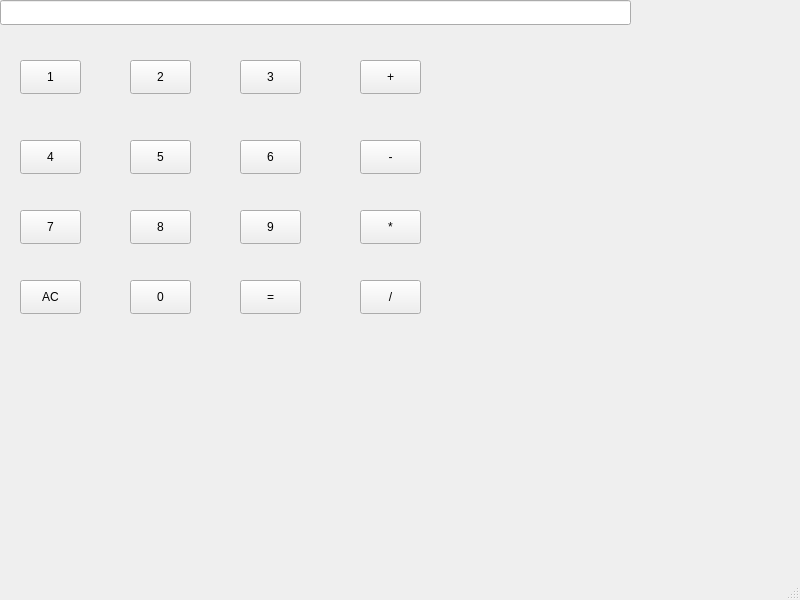
<?xml version="1.0" encoding="UTF-8"?>
<ui version="4.0">
 <class>Calc</class>
 <widget class="QMainWindow" name="Calc">
  <property name="geometry">
   <rect>
    <x>0</x>
    <y>0</y>
    <width>800</width>
    <height>600</height>
   </rect>
  </property>
  <property name="windowTitle">
   <string>Calc</string>
  </property>
  <widget class="QWidget" name="centralwidget">
   <widget class="QLineEdit" name="lineEdit">
    <property name="geometry">
     <rect>
      <x>0</x>
      <y>0</y>
      <width>631</width>
      <height>25</height>
     </rect>
    </property>
   </widget>
   <widget class="QPushButton" name="number1">
    <property name="geometry">
     <rect>
      <x>20</x>
      <y>60</y>
      <width>61</width>
      <height>34</height>
     </rect>
    </property>
    <property name="text">
     <string>1</string>
    </property>
   </widget>
   <widget class="QPushButton" name="number2">
    <property name="geometry">
     <rect>
      <x>130</x>
      <y>60</y>
      <width>61</width>
      <height>34</height>
     </rect>
    </property>
    <property name="text">
     <string>2</string>
    </property>
   </widget>
   <widget class="QPushButton" name="number3">
    <property name="geometry">
     <rect>
      <x>240</x>
      <y>60</y>
      <width>61</width>
      <height>34</height>
     </rect>
    </property>
    <property name="text">
     <string>3</string>
    </property>
   </widget>
   <widget class="QPushButton" name="plus">
    <property name="geometry">
     <rect>
      <x>360</x>
      <y>60</y>
      <width>61</width>
      <height>34</height>
     </rect>
    </property>
    <property name="text">
     <string>+</string>
    </property>
   </widget>
   <widget class="QPushButton" name="number4">
    <property name="geometry">
     <rect>
      <x>20</x>
      <y>140</y>
      <width>61</width>
      <height>34</height>
     </rect>
    </property>
    <property name="text">
     <string>4</string>
    </property>
   </widget>
   <widget class="QPushButton" name="number5">
    <property name="geometry">
     <rect>
      <x>130</x>
      <y>140</y>
      <width>61</width>
      <height>34</height>
     </rect>
    </property>
    <property name="text">
     <string>5</string>
    </property>
   </widget>
   <widget class="QPushButton" name="number6">
    <property name="geometry">
     <rect>
      <x>240</x>
      <y>140</y>
      <width>61</width>
      <height>34</height>
     </rect>
    </property>
    <property name="text">
     <string>6</string>
    </property>
   </widget>
   <widget class="QPushButton" name="minus">
    <property name="geometry">
     <rect>
      <x>360</x>
      <y>140</y>
      <width>61</width>
      <height>34</height>
     </rect>
    </property>
    <property name="text">
     <string>-</string>
    </property>
   </widget>
   <widget class="QPushButton" name="number7">
    <property name="geometry">
     <rect>
      <x>20</x>
      <y>210</y>
      <width>61</width>
      <height>34</height>
     </rect>
    </property>
    <property name="text">
     <string>7</string>
    </property>
   </widget>
   <widget class="QPushButton" name="number8">
    <property name="geometry">
     <rect>
      <x>130</x>
      <y>210</y>
      <width>61</width>
      <height>34</height>
     </rect>
    </property>
    <property name="text">
     <string>8</string>
    </property>
   </widget>
   <widget class="QPushButton" name="number9">
    <property name="geometry">
     <rect>
      <x>240</x>
      <y>210</y>
      <width>61</width>
      <height>34</height>
     </rect>
    </property>
    <property name="text">
     <string>9</string>
    </property>
   </widget>
   <widget class="QPushButton" name="multiply">
    <property name="geometry">
     <rect>
      <x>360</x>
      <y>210</y>
      <width>61</width>
      <height>34</height>
     </rect>
    </property>
    <property name="text">
     <string>*</string>
    </property>
   </widget>
   <widget class="QPushButton" name="number0">
    <property name="geometry">
     <rect>
      <x>130</x>
      <y>280</y>
      <width>61</width>
      <height>34</height>
     </rect>
    </property>
    <property name="text">
     <string>0</string>
    </property>
   </widget>
   <widget class="QPushButton" name="equal">
    <property name="geometry">
     <rect>
      <x>240</x>
      <y>280</y>
      <width>61</width>
      <height>34</height>
     </rect>
    </property>
    <property name="text">
     <string>=</string>
    </property>
   </widget>
   <widget class="QPushButton" name="divide">
    <property name="geometry">
     <rect>
      <x>360</x>
      <y>280</y>
      <width>61</width>
      <height>34</height>
     </rect>
    </property>
    <property name="text">
     <string>/</string>
    </property>
   </widget>
   <widget class="QPushButton" name="AC">
    <property name="geometry">
     <rect>
      <x>20</x>
      <y>280</y>
      <width>61</width>
      <height>34</height>
     </rect>
    </property>
    <property name="text">
     <string>AC</string>
    </property>
   </widget>
  </widget>
  <widget class="QMenuBar" name="menubar">
   <property name="geometry">
    <rect>
     <x>0</x>
     <y>0</y>
     <width>800</width>
     <height>30</height>
    </rect>
   </property>
  </widget>
  <widget class="QStatusBar" name="statusbar"/>
 </widget>
 <resources/>
 <connections/>
</ui>
